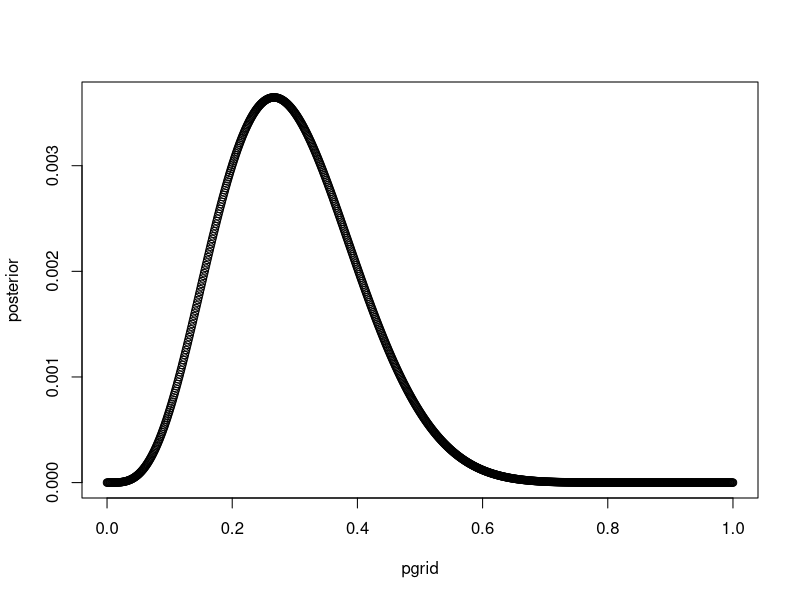
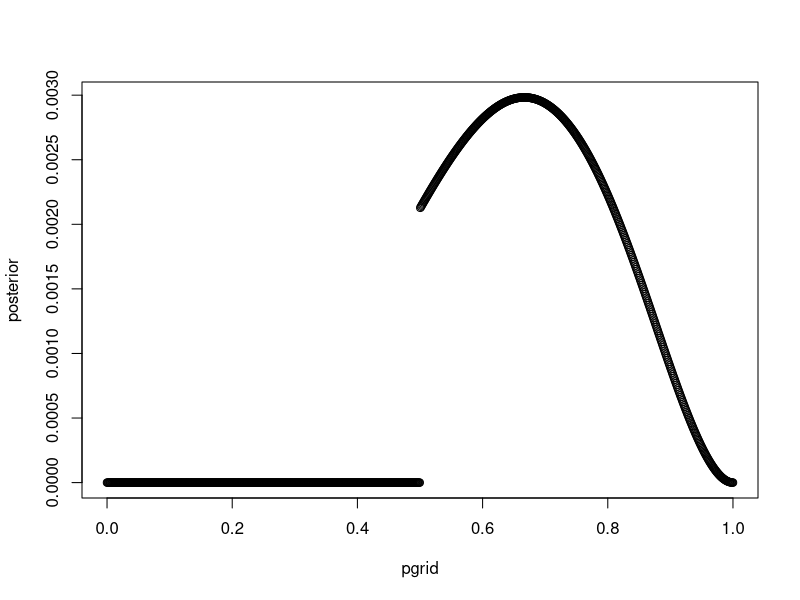
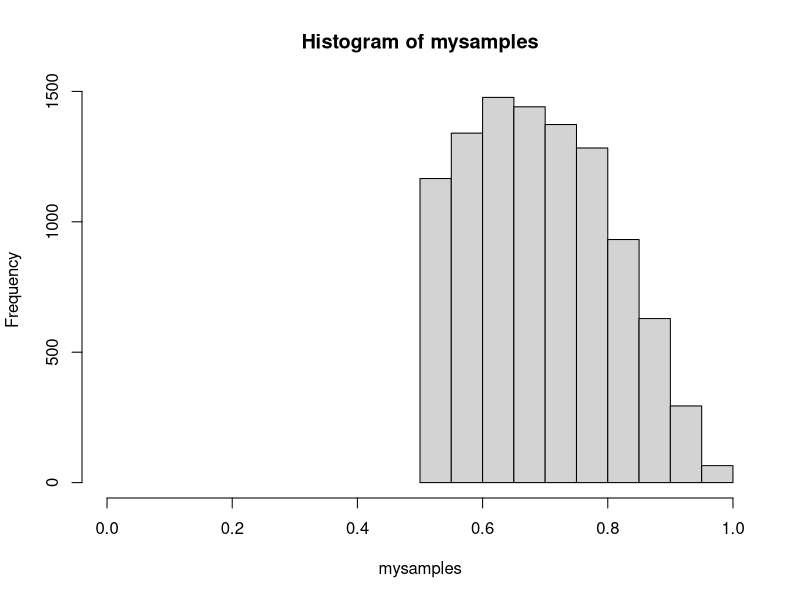

Reproduce these figures in R, in order. (Note: this script raises an error after producing the figures.)
## ---- chunk 1

#define grid
pgrid <- seq(from=0, to=1, length.out=1000)

#define prior
prior <- rep(1,1000)

#compute likeligood for the grid
likelihood <- dbinom(4, size=15, prob=pgrid)

unstd.posterior <- likelihood*prior

posterior <- unstd.posterior/sum(unstd.posterior)

plot(pgrid,posterior)

## ---- chunk 2
newprior <- c(rep(0, length.out=500), rep(2,length=500))

likelihood <- dbinom(4, size=6, prob=pgrid)
unstd.posterior <- likelihood*newprior
posterior <- unstd.posterior/sum(unstd.posterior)
plot(pgrid,posterior)


## ---- chunk 3
mysamples <- sample(pgrid, prob=posterior, size=1e4, replace=T)

hist(mysamples, xlim=c(0,1))

quantile(samples(c(0.)))

